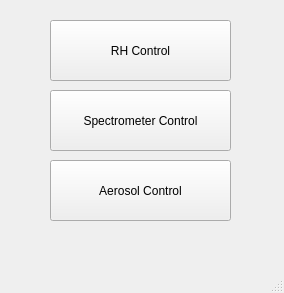
<?xml version="1.0" encoding="UTF-8"?>
<ui version="4.0">
 <class>MainWindow</class>
 <widget class="QMainWindow" name="MainWindow">
  <property name="geometry">
   <rect>
    <x>0</x>
    <y>0</y>
    <width>284</width>
    <height>293</height>
   </rect>
  </property>
  <property name="windowTitle">
   <string>Master Control</string>
  </property>
  <widget class="QWidget" name="centralwidget">
   <widget class="QPushButton" name="rhControlpushButton">
    <property name="geometry">
     <rect>
      <x>50</x>
      <y>20</y>
      <width>181</width>
      <height>61</height>
     </rect>
    </property>
    <property name="text">
     <string>RH Control</string>
    </property>
   </widget>
   <widget class="QPushButton" name="spectrometerPushButton">
    <property name="geometry">
     <rect>
      <x>50</x>
      <y>90</y>
      <width>181</width>
      <height>61</height>
     </rect>
    </property>
    <property name="text">
     <string>Spectrometer Control</string>
    </property>
   </widget>
   <widget class="QPushButton" name="AerosolpushButton">
    <property name="geometry">
     <rect>
      <x>50</x>
      <y>160</y>
      <width>181</width>
      <height>61</height>
     </rect>
    </property>
    <property name="text">
     <string>Aerosol Control</string>
    </property>
   </widget>
  </widget>
  <widget class="QMenuBar" name="menubar">
   <property name="geometry">
    <rect>
     <x>0</x>
     <y>0</y>
     <width>284</width>
     <height>22</height>
    </rect>
   </property>
  </widget>
  <widget class="QStatusBar" name="statusbar"/>
 </widget>
 <resources/>
 <connections/>
</ui>
